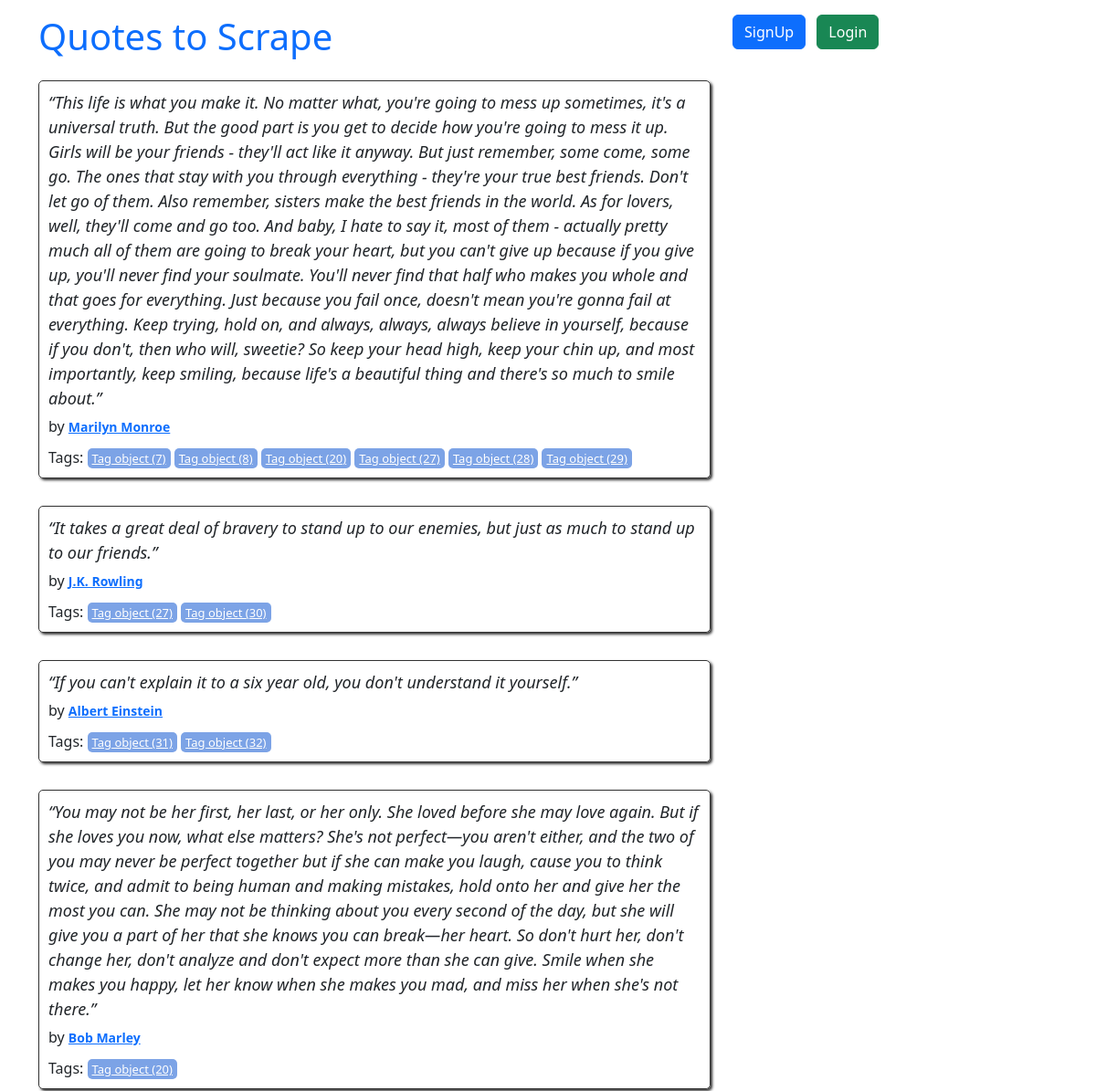
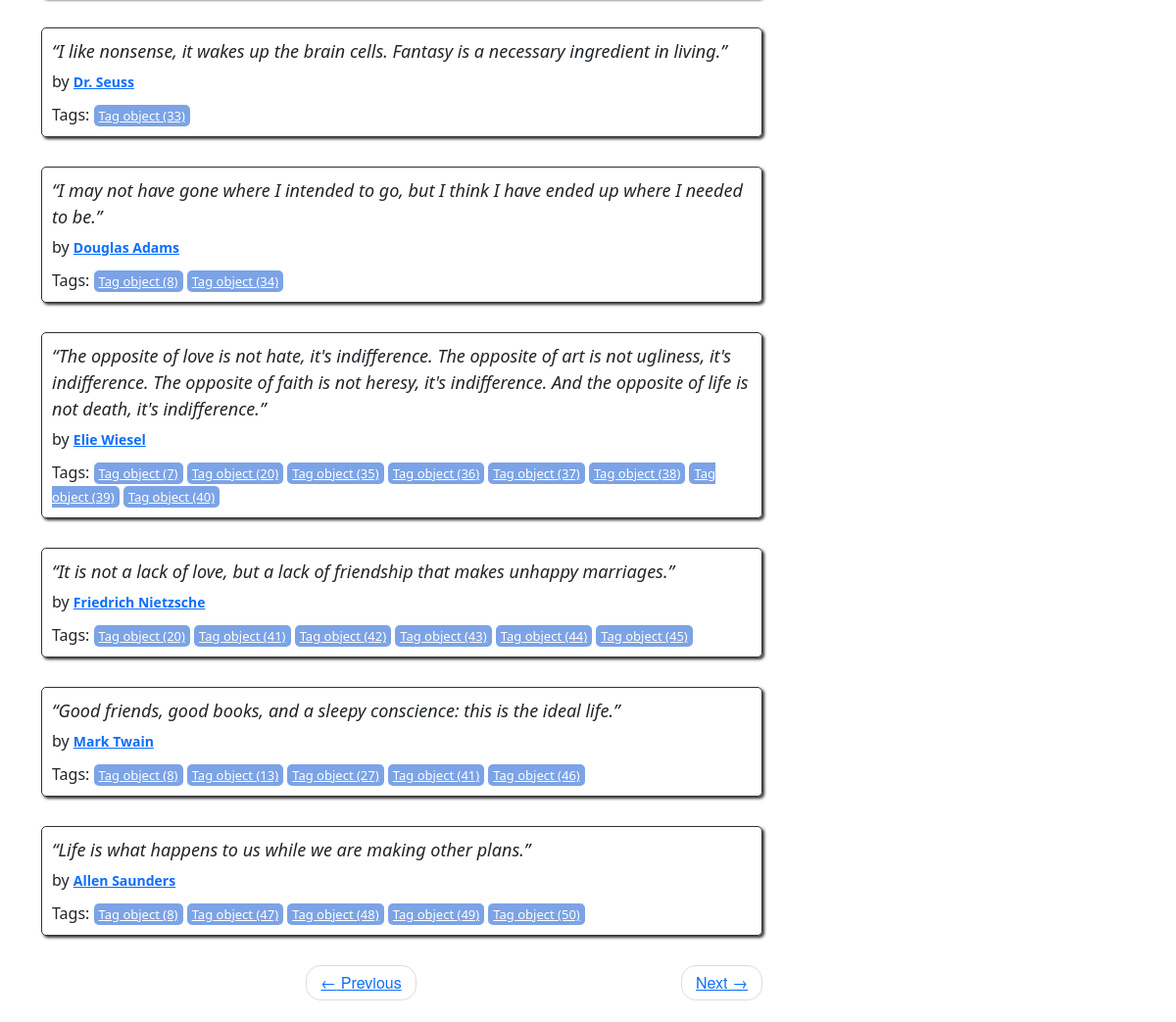
/2, run on the app's committed database (2 pictures, top to bottom).
### quotes/models.py (models this page shows, shortened)
class Quote(models.Model):
    quote = models.TextField()
    tags = models.ManyToManyField(Tag)
    author = models.ForeignKey(Author, on_delete=models.CASCADE, default=None, null=True)
    created_at = models.DateTimeField(auto_now_add=True)

class Author(models.Model):
    fullname = models.CharField(max_length=50)
    born_date = models.CharField(max_length=50)
    born_location = models.CharField(max_length=150)
    description = models.TextField()
    created_at = models.DateTimeField(auto_now_add=True)

class Tag(models.Model):
    name = models.CharField(max_length=130, null=False, unique=True)

### quotes/views.py (the view)
# urls.py: path('', views.main, name="root"),
def main(request, page=1):
    quotes = Quote.objects.all().select_related('author').prefetch_related('tags').order_by('created_at')
    per_page = 10
    paginator = Paginator(quotes, per_page)
    quotes_on_page = paginator.page(page)
    return render(request, 'quotes/index.html', context={'quotes': quotes_on_page})

### quotes/templates/quotes/index.html
{% extends 'quotes/base.html' %} {% block content %}
<div class="row">
  <div class="col-md-8">
    {% for quote in quotes %}
    <div class="quote" itemscope="" itemtype="http://schema.org/CreativeWork">
      <span class="text" itemprop="text">{{quote.quote}}</span>
      <span
        >by
        <small class="author" itemprop="author">
          {% if quote.author %}
          <a href="{% url 'quotes:author_detail' quote.author.id %}"
            >{{ quote.author.fullname }}</a
          >
          {% else %}
          <span>Невідомий автор</span>
          {% endif %}
        </small>
      </span>
      <div class="tags">
        Tags: {% for tag in quote.tags.all %}
        <a class="tag" href="/tag/{{tag}}">{{tag}}</a>
        {% endfor %}
      </div>
    </div>
    {% endfor %}
    <nav>
      <ul class="pager">
        <li class="previous">
          <a
            class="{% if not quotes.has_previous %} disabled {% endif %}"
            href="{% if quotes.has_previous %} {% url 'quotes:root_paginate' quotes.previous_page_number %} {% else %} # {% endif %}"
            ><span aria-hidden="true">←</span> Previous</a
          >
        </li>
        <li class="next">
          <a
            class="{% if not quotes.has_next %} disabled {% endif %}"
            href="{% if quotes.has_next %} {% url 'quotes:root_paginate' quotes.next_page_number %} {% else %} # {% endif %}"
            >Next <span aria-hidden="true">→</span></a
          >
        </li>
      </ul>
    </nav>
  </div>
</div>
{% endblock %}

### quotes/static/quotes/style.css (style rules this page uses)
.quote { padding: 10px; margin-bottom: 30px; border: 1px solid #333333; border-radius: 5px; box-shadow: 2px 2px 3px #333333; }
.quote span.text { display: block; margin-bottom: 5px; font-size: large; font-style: italic; }
.quote small.author { font-weight: bold; color: #3677E8; }
.quote .tags { margin-top: 10px; }
.tag { padding: 2px 5px; border-radius: 5px; color: white; font-size: small; background-color: #7CA3E6; }
.pager { font-family: "Raleway", "Helvetica Neue", Helvetica, Arial, sans-serif; }
.pager { padding-left: 0; margin: 22px 0; list-style: none; text-align: center; }
.pager li { display: inline; }
.pager .next>a, .pager .next>span { float: right; }
.pager li>a, .pager li>span { display: inline-block; padding: 5px 14px; background-color: #ffffff; border: 1px solid #dddddd; border-radius: 15px; }

### data on the page
Quote: quote "“This life is what you make it. No matter what, you're going to mess up sometimes, it's a universal truth. But the good part is you get to decide how you're going to mess it up. Girls will be your friends - they'll act like it anyway. But just remember, some come, some go. The ones that stay with you through everything - they're your true best friends. Don't let go of them. Also remember, sisters make the best friends in the world. As for lovers, well, they'll come and go too. And baby, I hate to say it, most of them - actually pretty much all of them are going to break your heart, but you can't give up because if you give up, you'll never find your soulmate. You'll never find that half who…", author.fullname "Marilyn Monroe"
Tag: id "Tag object (7)"
Tag: id "Tag object (8)"
Tag: id "Tag object (20)"
Tag: id "Tag object (27)"
Tag: id "Tag object (28)"
Tag: id "Tag object (29)"
Quote: quote "“It takes a great deal of bravery to stand up to our enemies, but just as much to stand up to our friends.”", author.fullname "J.K. Rowling"
Tag: id "Tag object (30)"
Quote: quote "“If you can't explain it to a six year old, you don't understand it yourself.”", author.fullname "Albert Einstein"
Tag: id "Tag object (31)"
Tag: id "Tag object (32)"
Quote: quote "“You may not be her first, her last, or her only. She loved before she may love again. But if she loves you now, what else matters? She's not perfect—you aren't either, and the two of you may never be perfect together but if she can make you laugh, cause you to think twice, and admit to being human and making mistakes, hold onto her and give her the most you can. She may not be thinking about you every second of the day, but she will give you a part of her that she knows you can break—her heart. So don't hurt her, don't change her, don't analyze and don't expect more than she can give. Smile when she makes you happy, let her know when she makes you mad, and miss her when she's not there.”", author.fullname "Bob Marley"
Quote: quote "“I like nonsense, it wakes up the brain cells. Fantasy is a necessary ingredient in living.”", author.fullname "Dr. Seuss"
Tag: id "Tag object (33)"
Quote: quote "“I may not have gone where I intended to go, but I think I have ended up where I needed to be.”", author.fullname "Douglas Adams"
Tag: id "Tag object (34)"
Quote: quote "“The opposite of love is not hate, it's indifference. The opposite of art is not ugliness, it's indifference. The opposite of faith is not heresy, it's indifference. And the opposite of life is not death, it's indifference.”", author.fullname "Elie Wiesel"
Tag: id "Tag object (35)"
Tag: id "Tag object (36)"
Tag: id "Tag object (37)"
Tag: id "Tag object (38)"
Tag: id "Tag object (39)"
Tag: id "Tag object (40)"
Quote: quote "“It is not a lack of love, but a lack of friendship that makes unhappy marriages.”", author.fullname "Friedrich Nietzsche"
Tag: id "Tag object (41)"
Tag: id "Tag object (42)"
Tag: id "Tag object (43)"
Tag: id "Tag object (44)"
Tag: id "Tag object (45)"
Quote: quote "“Good friends, good books, and a sleepy conscience: this is the ideal life.”", author.fullname "Mark Twain"
Tag: id "Tag object (13)"
Tag: id "Tag object (46)"
Quote: quote "“Life is what happens to us while we are making other plans.”", author.fullname "Allen Saunders"
Tag: id "Tag object (47)"
Tag: id "Tag object (48)"
Tag: id "Tag object (49)"
Tag: id "Tag object (50)"
